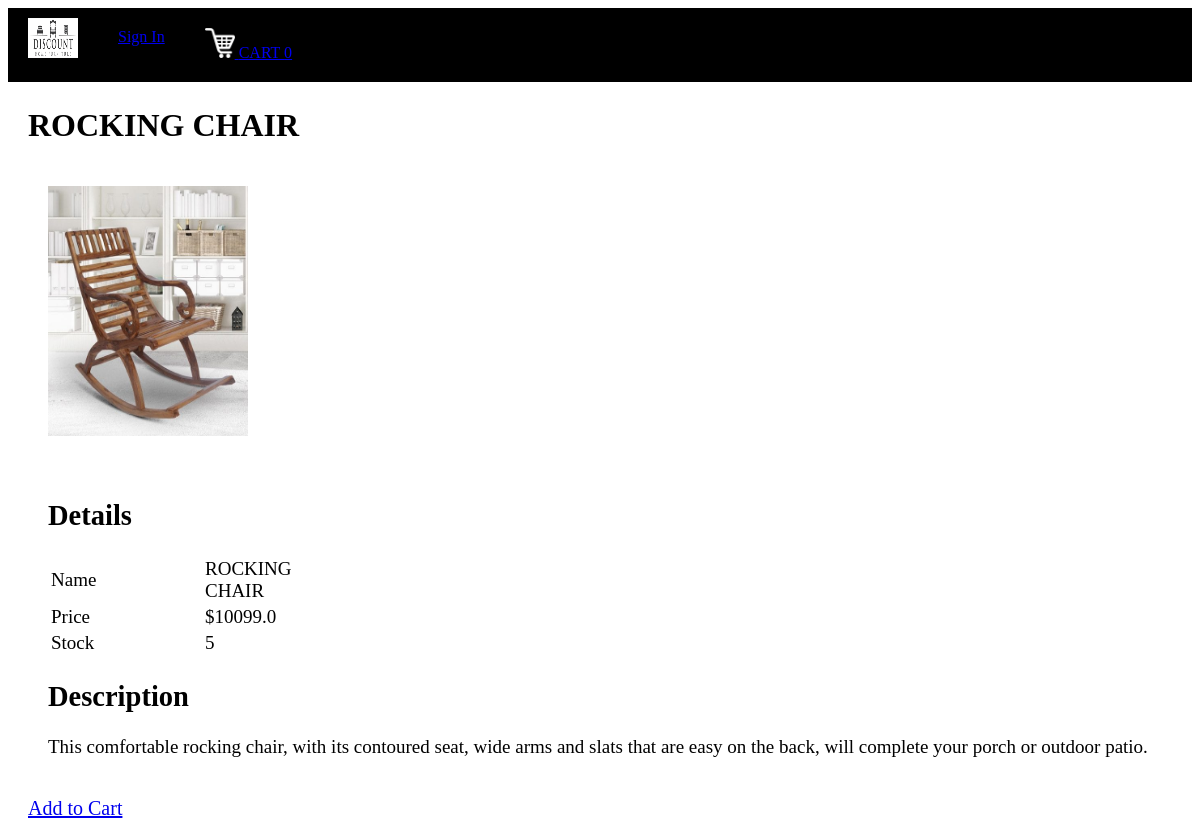
The page /productDescription?productId=111 on the database its author committed.
### tables this page shows
CREATE TABLE "products" (
	`productID`	INTEGER,
	`name`	TEXT,
	`image`	TEXT NOT NULL,
	`price`	REAL,
	`categoryId`	INTEGER,
	`description`	TEXT,
	`stock`	INTEGER,
	PRIMARY KEY(productID),
	FOREIGN KEY(`categoryId`) REFERENCES categories
);

### main.py (the view)
@app.route("/productDescription")
def productDescription():
    loggedIn, firstName, noOfItems = getLoginDetails()
    productId = request.args.get('productId')
    with sqlite3.connect('database.db') as conn:
        cur = conn.cursor()
        cur.execute('SELECT productId, name, price, description, image, stock FROM products WHERE productId = ' + productId)
        productData = cur.fetchone()
    conn.close()
    return render_template("productDescription.html", data=productData, loggedIn = loggedIn, firstName = firstName, noOfItems = noOfItems)

### main.py (called while the page is built)
def getLoginDetails():
    with sqlite3.connect('database.db') as conn:
        cur = conn.cursor()
        if 'email' not in session:
            loggedIn = False
            firstName = ''
            noOfItems = 0
        else:
            loggedIn = True
            cur.execute("SELECT userId, firstName FROM users WHERE email = '" + session['email'] + "'")
            userId, firstName = cur.fetchone()
            cur.execute("SELECT count(productId) FROM kart WHERE userId = " + str(userId))
            noOfItems = cur.fetchone()[0]
    conn.close()
    return (loggedIn, firstName, noOfItems)

### templates/productDescription.html (shortened to what this page needs)
<!DOCTYPE HTML>
<html>
<head>
<link rel="stylesheet" href={{url_for('static', filename='css/productDescription.css')}} />
<link rel="stylesheet" href={{ url_for('static', filename='css/topStyle.css')}} />
</head>
<body>
<div id="title">
	<a href="/">
		<img id="logo" src= {{ url_for('static', filename='images/logo.png') }} />
	</a>
	{% if not loggedIn %}
	<div id="signInButton">
		<a class="link" href="/loginForm">Sign In</a>
	</div>
	{% endif %}
	<div id="kart">
		<a class="link" href="/cart">
			<img src={{url_for('static', filename='images/shoppingCart.png')}} id="cartIcon" />
			CART {{noOfItems}}
		</a>
	</div>
</div>
<div id="display">
	<div id="productName">
		<h1>{{data[1]}}</h1>
	</div>
	<div>
		<img src={{url_for('static', filename='uploads/'+data[4]) }} id="productImage"/>
	</div>
	<div id="productDescription">
		<h2>Details</h2>
		<table id="descriptionTable">
			<tr>
				<td>Name</td>
				<td>{{data[1]}}</td>
			</tr>
			<tr>
				<td>Price</td>
				<td>${{data[2]}}</td>
			</tr>
			<tr>
				<td>Stock</td>
				<td>{{data[5]}}</td>
			</tr>
		</table>
		<h2>Description</h2>
		<p>{{data[3]}}</p>
	</div>
	<div id="addToCart">
		<a href="/addToCart?productId={{request.args.get('productId')}}">Add to Cart</a>
	</div>
</div>
</body>
</html>

### static/css/productDescription.css (style rules this page uses)
#display { margin-top: 20px; margin-left: 20px; margin-right: 20px; margin-bottom: 20px; }
#productImage { height: 250px; width: 200px; margin-left: 20px; margin-right: 20px; margin-top: 20px; margin-bottom: 20px; display: inline-block; float: left; }
#productDescription { margin-left: 20px; margin-right: 20px; margin-top: 20px; margin-bottom: 20px; display: inline-block; font-size: 19px; }
#descriptionTable td { width: 150px; }
#addToCart { font-size: 20px; }

### static/css/topStyle.css (style rules this page uses)
#logo { height: 40px; width: 50px; margin-left: 20px; margin-top: 10px; margin-bottom: 10px; margin-right: 20px; float: left; }
#title { background-color: black; display: inline-block; width: 100%; }
#signInButton { color: yellow; margin-top: 20px; margin-bottom: 20px; margin-left: 20px; margin-right: 20px; float: left; }
#kart { color: white; margin-top: 20px; margin-bottom: 20px; margin-left: 20px; margin-right: 20px; float: left; }
#cartIcon { height: 30px; width: 30px; }

### rows shown on the page
products: name "ROCKING CHAIR", image (picture), price "10099.0", stock "5", description "This comfortable rocking chair, with its contoured seat, wide arms and slats that are easy on the back, will complete your porch or outdoor patio."

### other values the page prints
{{ noOfItems }} "0"
